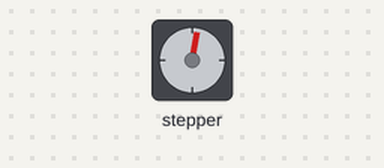
The sketch below on a simulated Arduino Uno, built with avr-gcc and run on an emulated ATmega328P. On the bench: stepper motor. Stepper angles assume 64 steps per turn.

Above: at 0.32 s.
At 1.87 s:
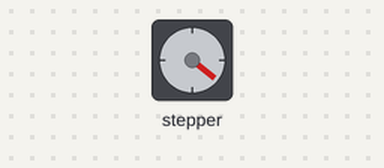
At 3.37 s:
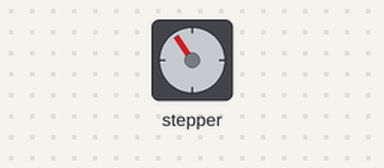
At 6.5 s:
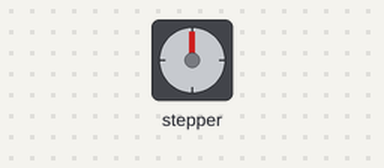
Timing chart, 0 to 8.0 s (numbered marks = the images above):
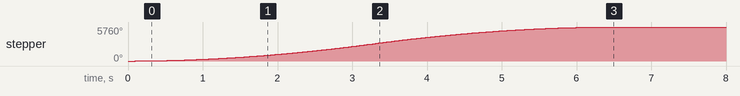

The sketch:

stepper-motor.ino
```cpp
// (licence header left out)
#include <AccelStepper.h>           // Load the AccelStepper library

#define motorPin1  8                // IN1 pin on the ULN2003A driver
#define motorPin2  9                // IN2 pin on the ULN2003A driver
#define motorPin3  10               // IN3 pin on the ULN2003A driver
#define motorPin4  11               // IN4 pin on the ULN2003A driver

int stepsPerRevolution = 64;        // steps per revolution
float degreePerRevolution = 5.625;  // degree per revolution

/*
 * AccelStepper::FULL2WIRE (2) means: 2 wire stepper (2 pins needed).
 * AccelStepper::FULL3WIRE (3) means: 3 wire stepper, like a harddisk motor (3 pins needed).
 * AccelStepper::FULL4WIRE (4) means: 4 wire stepper (4 pins needed).
 * AccelStepper::HALF3WIRE (6) means: 3 wire half stepper, like a harddisk motor (3 pins needed)
 * AccelStepper::HALF4WIRE (8) means: 4 wire half stepper (4 pins needed)
 *
 * AccelStepper uses AccelStepper::FULL4WIRE (4 pins needed) by default.
 */
AccelStepper stepper(AccelStepper::HALF4WIRE, motorPin1, motorPin3, motorPin2, motorPin4);

void setup() {
  Serial.begin(9600);               // initialise the serial monitor

  stepper.setMaxSpeed(1000.0);      // set the max motor speed
  stepper.setAcceleration(100.0);   // set the acceleration
  stepper.setSpeed(200);            // set the current speed

  stepper.moveTo(degToSteps(90));   // order the motor to rotate 90 degrees forward

}

void loop() {
  stepper.run();                    // start moving the motor
}

/*
 * Converts degrees to steps
 *
 * 28BYJ-48 motor has 5.625 degrees per step
 * 360 degrees / 5.625 = 64 steps per revolution
 *
 * Example with degToSteps(45):
 * (64 / 5.625) * 45 = 512 steps
 */
float degToSteps(float deg) {
  return (stepsPerRevolution / degreePerRevolution) * deg;
}
```

Measured:
- by itself, stepper: turns 5760° clockwise in 6.3 s
